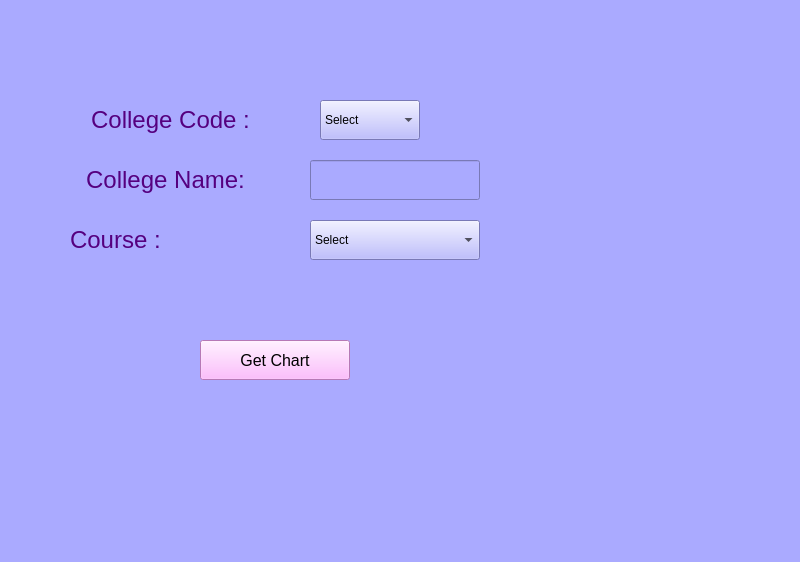
<?xml version="1.0" encoding="UTF-8"?>
<ui version="4.0">
 <class>surveychart</class>
 <widget class="QMainWindow" name="surveychart">
  <property name="geometry">
   <rect>
    <x>0</x>
    <y>0</y>
    <width>800</width>
    <height>562</height>
   </rect>
  </property>
  <property name="windowTitle">
   <string>Survey chart</string>
  </property>
  <property name="styleSheet">
   <string notr="true">background-color: rgb(170, 170, 255);
font: 12pt &quot;MS Shell Dlg 2&quot;;</string>
  </property>
  <widget class="QWidget" name="centralwidget">
   <widget class="QLabel" name="lblcollegeid">
    <property name="geometry">
     <rect>
      <x>60</x>
      <y>100</y>
      <width>221</width>
      <height>40</height>
     </rect>
    </property>
    <property name="font">
     <font>
      <family>MS Shell Dlg 2</family>
      <pointsize>12</pointsize>
      <weight>50</weight>
      <italic>false</italic>
      <bold>false</bold>
     </font>
    </property>
    <property name="styleSheet">
     <string notr="true">font: 12pt &quot;MS Shell Dlg 2&quot;;</string>
    </property>
    <property name="text">
     <string>&lt;html&gt;&lt;head/&gt;&lt;body&gt;&lt;p align=&quot;center&quot;&gt;&lt;span style=&quot; font-size:18pt; color:#55007f;&quot;&gt;College Code :&lt;/span&gt;&lt;/p&gt;&lt;/body&gt;&lt;/html&gt;</string>
    </property>
   </widget>
   <widget class="QLabel" name="lblcollegename">
    <property name="geometry">
     <rect>
      <x>60</x>
      <y>160</y>
      <width>211</width>
      <height>40</height>
     </rect>
    </property>
    <property name="styleSheet">
     <string notr="true">
font: 12pt &quot;MS Shell Dlg 2&quot;;</string>
    </property>
    <property name="text">
     <string>&lt;html&gt;&lt;head/&gt;&lt;body&gt;&lt;p align=&quot;center&quot;&gt;&lt;span style=&quot; font-size:18pt; color:#55007f;&quot;&gt;College Name:&lt;/span&gt;&lt;/p&gt;&lt;/body&gt;&lt;/html&gt;</string>
    </property>
   </widget>
   <widget class="QLabel" name="lblcourse">
    <property name="geometry">
     <rect>
      <x>70</x>
      <y>220</y>
      <width>110</width>
      <height>40</height>
     </rect>
    </property>
    <property name="text">
     <string>&lt;html&gt;&lt;head/&gt;&lt;body&gt;&lt;p&gt;&lt;span style=&quot; font-size:18pt; color:#55007f;&quot;&gt;Course : &lt;/span&gt;&lt;/p&gt;&lt;/body&gt;&lt;/html&gt;</string>
    </property>
   </widget>
   <widget class="QComboBox" name="comboBoxid">
    <property name="geometry">
     <rect>
      <x>320</x>
      <y>100</y>
      <width>100</width>
      <height>40</height>
     </rect>
    </property>
    <property name="styleSheet">
     <string notr="true">font: 14pt &quot;MS Shell Dlg 2&quot;;</string>
    </property>
    <item>
     <property name="text">
      <string>Select</string>
     </property>
    </item>
   </widget>
   <widget class="QLineEdit" name="clgName">
    <property name="geometry">
     <rect>
      <x>310</x>
      <y>160</y>
      <width>170</width>
      <height>40</height>
     </rect>
    </property>
    <property name="font">
     <font>
      <family>MS Shell Dlg 2</family>
      <pointsize>12</pointsize>
      <weight>50</weight>
      <italic>false</italic>
      <bold>false</bold>
     </font>
    </property>
   </widget>
   <widget class="QComboBox" name="comboBoxbranch">
    <property name="geometry">
     <rect>
      <x>310</x>
      <y>220</y>
      <width>170</width>
      <height>40</height>
     </rect>
    </property>
    <property name="styleSheet">
     <string notr="true">font: 14pt &quot;MS Shell Dlg 2&quot;;</string>
    </property>
    <item>
     <property name="text">
      <string>Select</string>
     </property>
    </item>
   </widget>
   <widget class="QPushButton" name="btngetChart">
    <property name="geometry">
     <rect>
      <x>200</x>
      <y>340</y>
      <width>150</width>
      <height>40</height>
     </rect>
    </property>
    <property name="font">
     <font>
      <family>MS Shell Dlg 2</family>
      <pointsize>12</pointsize>
      <weight>50</weight>
      <italic>false</italic>
      <bold>false</bold>
     </font>
    </property>
    <property name="styleSheet">
     <string notr="true">background-color: rgb(255, 170, 255);</string>
    </property>
    <property name="text">
     <string>Get Chart</string>
    </property>
   </widget>
  </widget>
  <widget class="QStatusBar" name="statusbar"/>
 </widget>
 <resources/>
 <connections/>
</ui>
